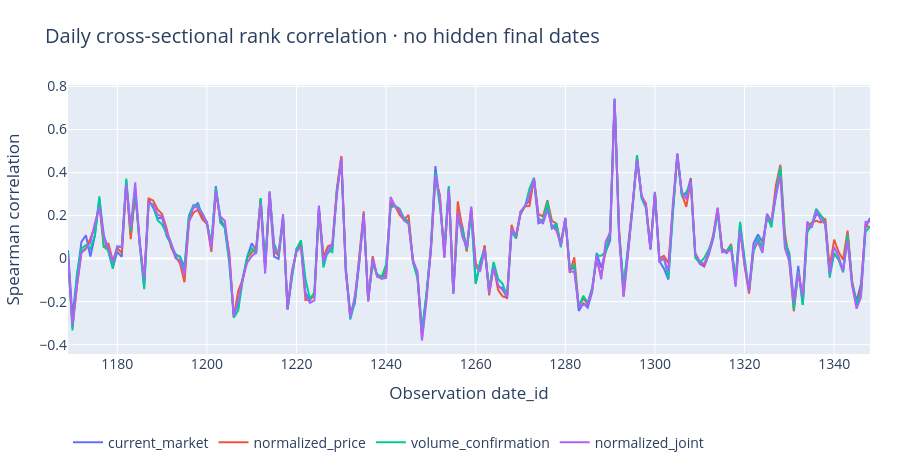

Notebook code cell kept with this figure:
### Markdown cell above
## 3. Daily rank-correlation behavior

### Code cell
figures[2][1].show(renderer='plotly_mimetype')

### Figure 1 — Plotly figure (JSON) as saved in the notebook; plotly's stock layout.template omitted (floating-point values rounded to 4 significant figures; data arrays with more than 128 entries replaced by an {"elided": "..."} marker saying what was removed)
{"data": [{"mode": "lines", "name": "current_market", "type": "scatter", "x": {"elided": "180 int values"}, "y": {"elided": "180 float values"}}, {"mode": "lines", "name": "normalized_price", "type": "scatter", "x": {"elided": "180 int values"}, "y": {"elided": "180 float values"}}, {"mode": "lines", "name": "volume_confirmation", "type": "scatter", "x": {"elided": "180 int values"}, "y": {"elided": "180 float values"}}, {"mode": "lines", "name": "normalized_joint", "type": "scatter", "x": {"elided": "180 int values"}, "y": {"elided": "180 float values"}}], "layout": {"font": {"size": 14}, "height": 470, "hovermode": "x unified", "legend": {"orientation": "h", "y": -0.27}, "margin": {"b": 100, "l": 65, "r": 30, "t": 85}, "title": {"text": "Daily cross-sectional rank correlation · no hidden final dates"}, "xaxis": {"title": {"text": "Observation date_id"}}, "yaxis": {"title": {"text": "Spearman correlation"}}}}
